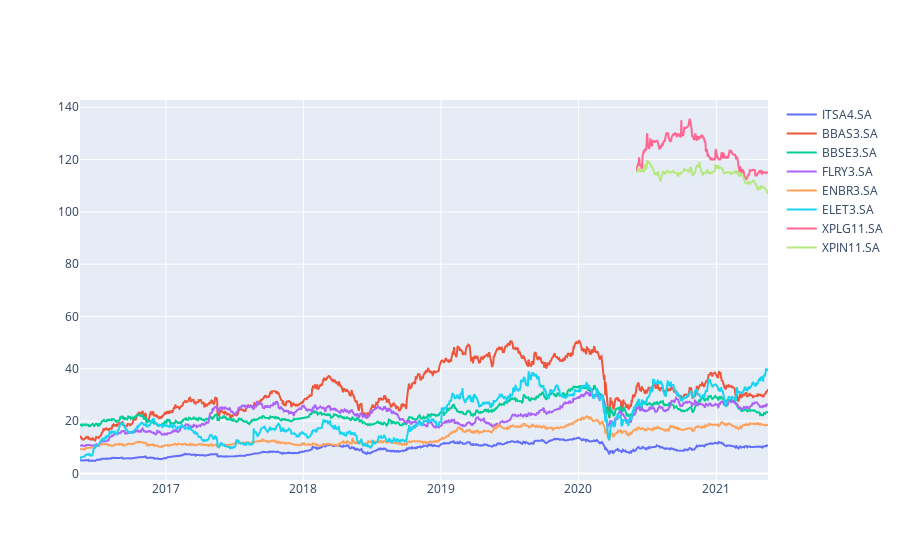

Notebook cell for this chart:
### Markdown cell above
### Vamos plotar um gráfico da cotação ao longo do tempo

### Code cell
cot = []
for i in stocks:
    trace = go.Scatter(x = prices.index,
                    y = prices[i],
                    mode = 'lines',
                    name = i)
    cot.append(trace)
py.iplot(cot)

### Figure 1 — Plotly figure (JSON) as saved in the notebook; plotly's stock layout.template omitted (floating-point values rounded to 4 significant figures; data arrays with more than 128 entries replaced by an {"elided": "..."} marker saying what was removed)
{"data": [{"mode": "lines", "name": "ITSA4.SA", "type": "scatter", "x": {"elided": "1241 str values"}, "y": {"elided": "1241 float values"}}, {"mode": "lines", "name": "BBAS3.SA", "type": "scatter", "x": {"elided": "1241 str values"}, "y": {"elided": "1241 float values"}}, {"mode": "lines", "name": "BBSE3.SA", "type": "scatter", "x": {"elided": "1241 str values"}, "y": {"elided": "1241 float values"}}, {"mode": "lines", "name": "FLRY3.SA", "type": "scatter", "x": {"elided": "1241 str values"}, "y": {"elided": "1241 float values"}}, {"mode": "lines", "name": "ENBR3.SA", "type": "scatter", "x": {"elided": "1241 str values"}, "y": {"elided": "1241 float values"}}, {"mode": "lines", "name": "ELET3.SA", "type": "scatter", "x": {"elided": "1241 str values"}, "y": {"elided": "1241 float values"}}, {"mode": "lines", "name": "XPLG11.SA", "type": "scatter", "x": {"elided": "1241 str values"}, "y": {"elided": "1241 float values"}}, {"mode": "lines", "name": "XPIN11.SA", "type": "scatter", "x": {"elided": "1241 str values"}, "y": {"elided": "1241 float values"}}], "layout": {}}
